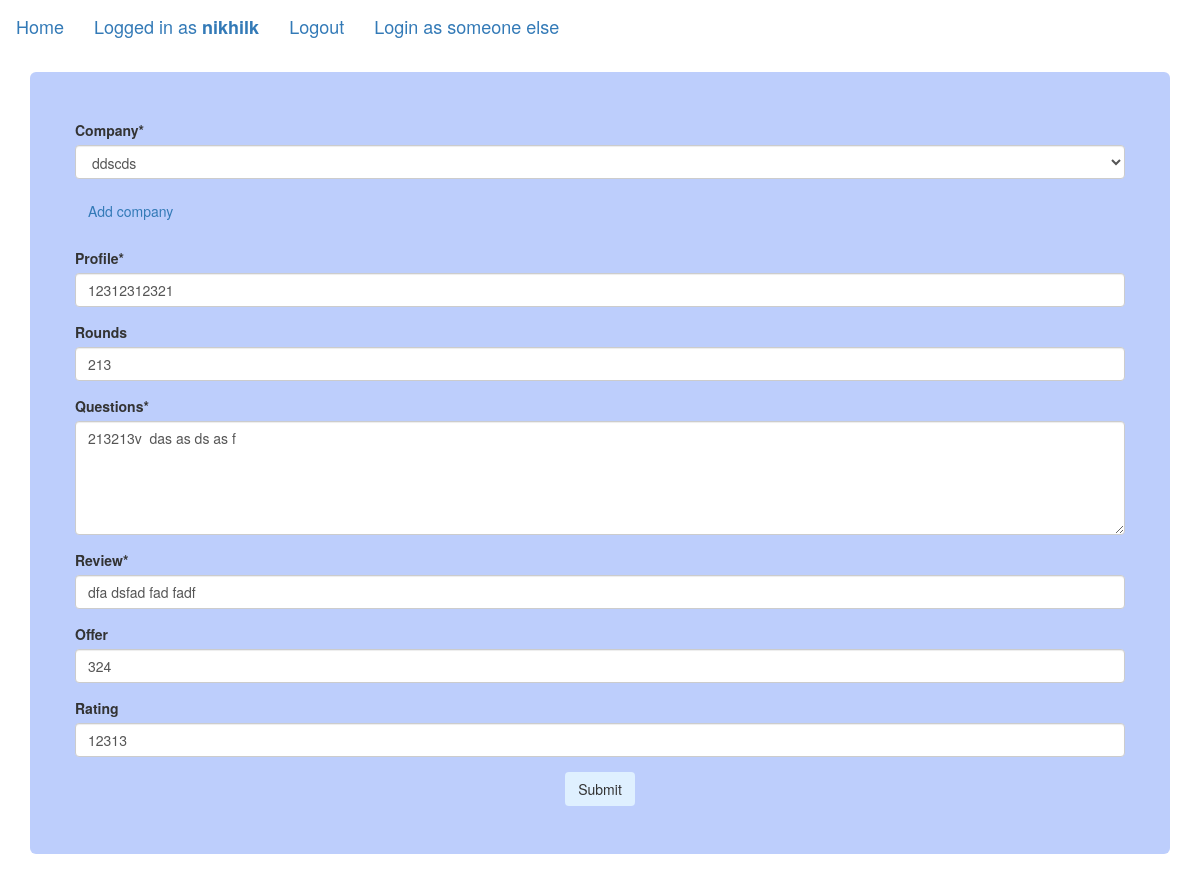
The page /allResponses/9/update (signed in) on the database its author committed.
### responseForum/models.py (models this page shows, shortened)
class InterviewResponse(models.Model):
    company = models.ForeignKey(Company,on_delete=models.CASCADE)
    profile = models.CharField(max_length=200)
    name = models.ForeignKey(User,on_delete=models.CASCADE)
    rounds = models.IntegerField(blank=True, null=True)
    questions = models.TextField(max_length=1000000)
    review = models.CharField(max_length=1000000)
    offer = models.IntegerField(blank=True, null=True)
    rating = models.IntegerField(blank=True, null=True)
    timestamp = models.DateTimeField(default=timezone.now)
    hits = models.IntegerField(default=0)

### responseForum/views.py (the view)
# urls.py: path('allResponses/<int:response_id>/update', views.update_resposne, name='update_response'),
@login_required
def update_resposne(request, response_id):
    instance = get_object_or_404(InterviewResponse, id=response_id)
    form = ResponseForm(request.POST or None, instance=instance)
    if request.method == "POST":
        if form.is_valid and instance.name.pk == request.user.pk:
            response = form.save(user_id=request.user.pk)
            return redirect('view_response', response.id)
    return render(request, 'responseForum/responseForm.html/', {'form': form})

### responseForum/forms.py (shortened to what this page needs)
class ResponseForm(ModelForm):
    class Meta:
        model = InterviewResponse
        fields = ('company','profile','rounds','questions','review','offer','rating')
        widgets = {
            'questions': Textarea(attrs={'rows': 5}),
        }

### responseForum/models.py (called while the page is built)
    def __str__(self):
        return str(self.name)

### responseForum/templates/responseForum/responseForm.html (shortened to what this page needs)
{% block content%}
<!DOCTYPE html>
<html lang="en">
<head>
    <link rel="stylesheet" href="https://maxcdn.bootstrapcdn.com/bootstrap/3.4.1/css/bootstrap.min.css">
</head>
<body>
  <nav class="navbar navbar-expand-md navbar-dark fixed-top bg-dark">
    {% if not user.is_authenticated %}
    <a class="navbar-brand" href=" {% url 'index'  %} ">Home</a>
    <a class="navbar-brand" href=" {% url 'login'  %}">Login</a>
    <a class="navbar-brand" href=" {% url 'register'  %}">Signup</a>
    {% else %}
    <a class="navbar-brand" href=" {% url 'index'  %} ">Home</a>
    <a class="navbar-brand">Logged in as <strong>{{ user.get_username }}</strong> </a>
    <a class="navbar-brand" href=" {% url 'logout'  %} ">Logout</a>
    <a class="navbar-brand" href=" {% url 'login'  %} ">Login as someone else</a>
    {% endif %}
  </nav>
  {% load crispy_forms_tags %}
        <main role="main" class="container">
          <div class="jumbotron" style="background-color: rgb(189, 206, 252);" >
            <form method="post">
            <div  class="row">
                <div>
                  {{ form.company|as_crispy_field }}
                  <a class="btn btn-secondary" href="{% url 'add_company' %}" role="button" >Add company</a>
                </div>
                <br>
                <div>{{ form.profile|as_crispy_field }}</div>
                <div>{{ form.rounds|as_crispy_field }}</div>
                <div>{{ form.questions|as_crispy_field }}</div>
                <div>{{ form.review|as_crispy_field }}</div>
                <div>{{ form.offer|as_crispy_field }}</div>
                <div>{{ form.rating|as_crispy_field }}</div>
            </div>
                <center>
                    {% if user.is_authenticated %}
                        <input class="btn btn-secondary btn-outline-success submitBtn" style="background-color: rgb(223, 240, 255);"type="submit" name="submit" value="Submit" id="submit">
                    {% else %}
                        <a href="{% url 'login' %}">
                            <button type="button" class="btn btn-outline-danger" href="{% url 'login'  %}">Login to save information</button>
                        </a>
                    {% endif %}
                </center>
            </form>
          </div>
        </main>
</body>
</html>
{% endblock %}

### rows shown on the page
InterviewResponse: company "ddscds", profile "12312312321", rounds "213", questions "213213v das as ds as f", review "dfa dsfad fad fadf", offer "324", rating "12313"

### other values the page prints
{{ user.get_username }} "nikhilk"
